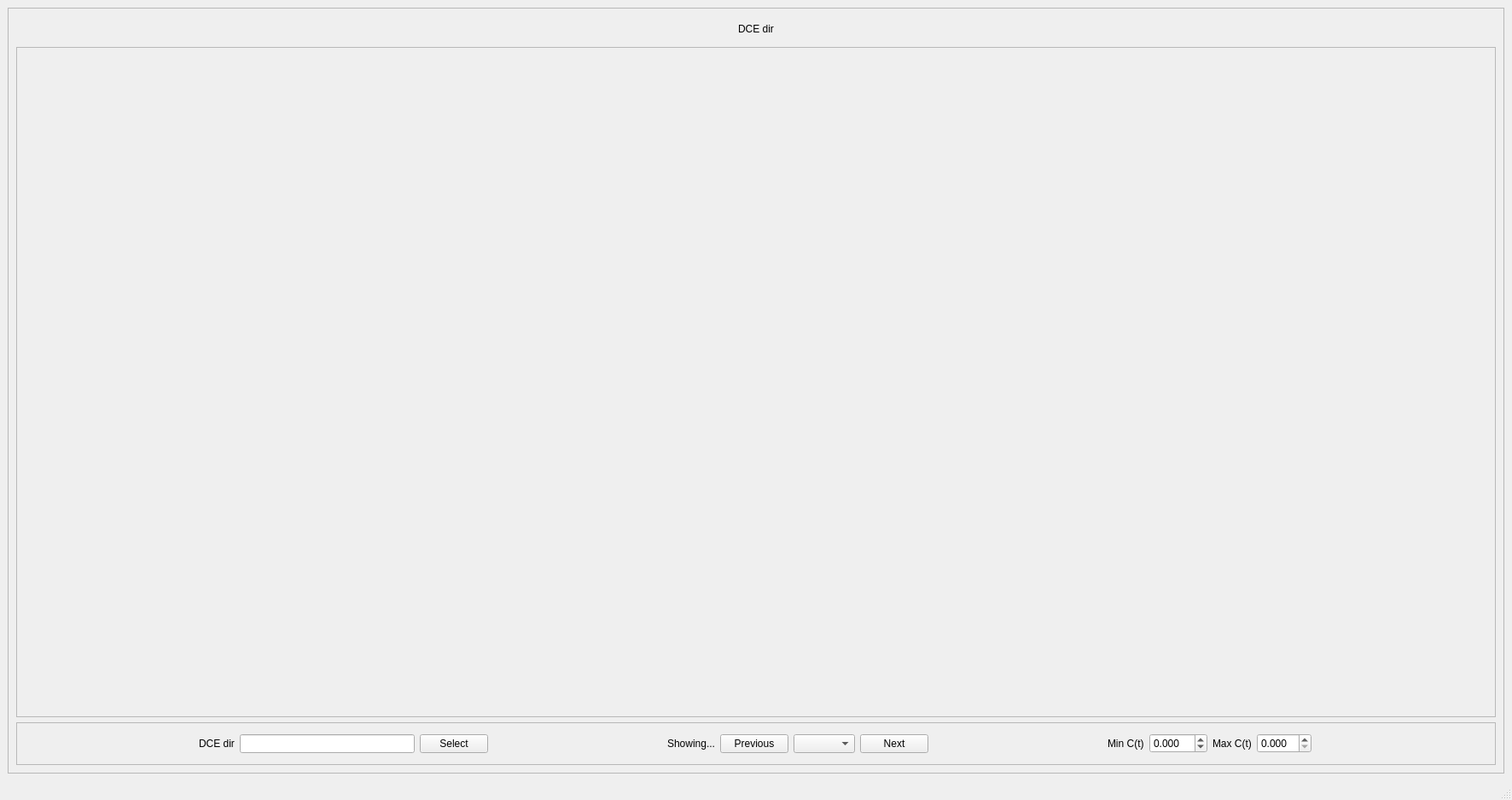
<?xml version="1.0" encoding="UTF-8"?>
<ui version="4.0">
 <class>DCEFitViewer</class>
 <widget class="QMainWindow" name="DCEFitViewer">
  <property name="geometry">
   <rect>
    <x>0</x>
    <y>0</y>
    <width>1772</width>
    <height>937</height>
   </rect>
  </property>
  <property name="windowTitle">
   <string>DCE fit viewer</string>
  </property>
  <widget class="QWidget" name="centralwidget">
   <layout class="QHBoxLayout" name="horizontalLayout">
    <item>
     <widget class="QFrame" name="frame">
      <property name="frameShape">
       <enum>QFrame::StyledPanel</enum>
      </property>
      <property name="frameShadow">
       <enum>QFrame::Raised</enum>
      </property>
      <layout class="QVBoxLayout" name="verticalLayout">
       <item>
        <widget class="QLabel" name="dceDir">
         <property name="maximumSize">
          <size>
           <width>16777215</width>
           <height>30</height>
          </size>
         </property>
         <property name="text">
          <string>DCE dir</string>
         </property>
         <property name="alignment">
          <set>Qt::AlignCenter</set>
         </property>
        </widget>
       </item>
       <item>
        <widget class="QFrame" name="frame_2">
         <property name="frameShape">
          <enum>QFrame::StyledPanel</enum>
         </property>
         <property name="frameShadow">
          <enum>QFrame::Raised</enum>
         </property>
         <layout class="QGridLayout" name="gridLayout_2">
          <item row="2" column="0">
           <widget class="MplWidget" name="dcePlotWidget_11" native="true">
            <property name="minimumSize">
             <size>
              <width>0</width>
              <height>0</height>
             </size>
            </property>
            <property name="maximumSize">
             <size>
              <width>16777215</width>
              <height>16777215</height>
             </size>
            </property>
           </widget>
          </item>
          <item row="0" column="0">
           <widget class="MplWidget" name="dcePlotWidget_1" native="true">
            <property name="minimumSize">
             <size>
              <width>0</width>
              <height>0</height>
             </size>
            </property>
            <property name="maximumSize">
             <size>
              <width>16777215</width>
              <height>16777215</height>
             </size>
            </property>
           </widget>
          </item>
          <item row="1" column="0">
           <widget class="MplWidget" name="dcePlotWidget_6" native="true">
            <property name="minimumSize">
             <size>
              <width>0</width>
              <height>0</height>
             </size>
            </property>
            <property name="maximumSize">
             <size>
              <width>16777215</width>
              <height>16777215</height>
             </size>
            </property>
           </widget>
          </item>
          <item row="0" column="2">
           <widget class="MplWidget" name="dcePlotWidget_2" native="true">
            <property name="minimumSize">
             <size>
              <width>0</width>
              <height>0</height>
             </size>
            </property>
            <property name="maximumSize">
             <size>
              <width>16777215</width>
              <height>16777215</height>
             </size>
            </property>
           </widget>
          </item>
          <item row="1" column="3">
           <widget class="MplWidget" name="dcePlotWidget_8" native="true">
            <property name="minimumSize">
             <size>
              <width>0</width>
              <height>0</height>
             </size>
            </property>
            <property name="maximumSize">
             <size>
              <width>16777215</width>
              <height>16777215</height>
             </size>
            </property>
           </widget>
          </item>
          <item row="1" column="5">
           <widget class="MplWidget" name="dcePlotWidget_10" native="true">
            <property name="minimumSize">
             <size>
              <width>0</width>
              <height>0</height>
             </size>
            </property>
            <property name="maximumSize">
             <size>
              <width>16777215</width>
              <height>16777215</height>
             </size>
            </property>
           </widget>
          </item>
          <item row="2" column="5">
           <widget class="MplWidget" name="dcePlotWidget_15" native="true">
            <property name="minimumSize">
             <size>
              <width>0</width>
              <height>0</height>
             </size>
            </property>
            <property name="maximumSize">
             <size>
              <width>16777215</width>
              <height>16777215</height>
             </size>
            </property>
           </widget>
          </item>
          <item row="0" column="5">
           <widget class="MplWidget" name="dcePlotWidget_5" native="true">
            <property name="minimumSize">
             <size>
              <width>0</width>
              <height>0</height>
             </size>
            </property>
            <property name="maximumSize">
             <size>
              <width>16777215</width>
              <height>16777215</height>
             </size>
            </property>
           </widget>
          </item>
          <item row="1" column="2">
           <widget class="MplWidget" name="dcePlotWidget_7" native="true">
            <property name="minimumSize">
             <size>
              <width>0</width>
              <height>0</height>
             </size>
            </property>
            <property name="maximumSize">
             <size>
              <width>16777215</width>
              <height>16777215</height>
             </size>
            </property>
           </widget>
          </item>
          <item row="2" column="2">
           <widget class="MplWidget" name="dcePlotWidget_12" native="true">
            <property name="minimumSize">
             <size>
              <width>0</width>
              <height>0</height>
             </size>
            </property>
            <property name="maximumSize">
             <size>
              <width>16777215</width>
              <height>16777215</height>
             </size>
            </property>
           </widget>
          </item>
          <item row="2" column="3">
           <widget class="MplWidget" name="dcePlotWidget_13" native="true">
            <property name="minimumSize">
             <size>
              <width>0</width>
              <height>0</height>
             </size>
            </property>
            <property name="maximumSize">
             <size>
              <width>16777215</width>
              <height>16777215</height>
             </size>
            </property>
           </widget>
          </item>
          <item row="2" column="4">
           <widget class="MplWidget" name="dcePlotWidget_14" native="true">
            <property name="minimumSize">
             <size>
              <width>0</width>
              <height>0</height>
             </size>
            </property>
            <property name="maximumSize">
             <size>
              <width>16777215</width>
              <height>16777215</height>
             </size>
            </property>
           </widget>
          </item>
          <item row="1" column="4">
           <widget class="MplWidget" name="dcePlotWidget_9" native="true">
            <property name="minimumSize">
             <size>
              <width>0</width>
              <height>0</height>
             </size>
            </property>
            <property name="maximumSize">
             <size>
              <width>16777215</width>
              <height>16777215</height>
             </size>
            </property>
           </widget>
          </item>
          <item row="0" column="4">
           <widget class="MplWidget" name="dcePlotWidget_4" native="true">
            <property name="minimumSize">
             <size>
              <width>0</width>
              <height>0</height>
             </size>
            </property>
            <property name="maximumSize">
             <size>
              <width>16777215</width>
              <height>16777215</height>
             </size>
            </property>
           </widget>
          </item>
          <item row="0" column="3">
           <widget class="MplWidget" name="dcePlotWidget_3" native="true">
            <property name="minimumSize">
             <size>
              <width>0</width>
              <height>0</height>
             </size>
            </property>
            <property name="maximumSize">
             <size>
              <width>16777215</width>
              <height>16777215</height>
             </size>
            </property>
            <zorder>label_4</zorder>
           </widget>
          </item>
         </layout>
        </widget>
       </item>
       <item>
        <widget class="QFrame" name="frame_3">
         <property name="minimumSize">
          <size>
           <width>0</width>
           <height>0</height>
          </size>
         </property>
         <property name="maximumSize">
          <size>
           <width>16777215</width>
           <height>50</height>
          </size>
         </property>
         <property name="frameShape">
          <enum>QFrame::StyledPanel</enum>
         </property>
         <property name="frameShadow">
          <enum>QFrame::Raised</enum>
         </property>
         <layout class="QHBoxLayout" name="horizontalLayout_2">
          <item>
           <spacer name="horizontalSpacer_2">
            <property name="orientation">
             <enum>Qt::Horizontal</enum>
            </property>
            <property name="sizeHint" stdset="0">
             <size>
              <width>40</width>
              <height>20</height>
             </size>
            </property>
           </spacer>
          </item>
          <item>
           <widget class="QLabel" name="label">
            <property name="text">
             <string>DCE dir</string>
            </property>
           </widget>
          </item>
          <item>
           <widget class="QLineEdit" name="dceDirLineEdit">
            <property name="minimumSize">
             <size>
              <width>0</width>
              <height>0</height>
             </size>
            </property>
           </widget>
          </item>
          <item>
           <widget class="QPushButton" name="dceDirSelectButton">
            <property name="text">
             <string>Select</string>
            </property>
           </widget>
          </item>
          <item>
           <spacer name="horizontalSpacer_4">
            <property name="orientation">
             <enum>Qt::Horizontal</enum>
            </property>
            <property name="sizeHint" stdset="0">
             <size>
              <width>40</width>
              <height>20</height>
             </size>
            </property>
           </spacer>
          </item>
          <item>
           <widget class="QLabel" name="voxelsLabel">
            <property name="text">
             <string>Showing...</string>
            </property>
           </widget>
          </item>
          <item>
           <widget class="QPushButton" name="previousButton">
            <property name="text">
             <string>Previous</string>
            </property>
           </widget>
          </item>
          <item>
           <widget class="QComboBox" name="voxelComboBox"/>
          </item>
          <item>
           <widget class="QPushButton" name="nextButton">
            <property name="text">
             <string>Next</string>
            </property>
           </widget>
          </item>
          <item>
           <spacer name="horizontalSpacer_3">
            <property name="orientation">
             <enum>Qt::Horizontal</enum>
            </property>
            <property name="sizeHint" stdset="0">
             <size>
              <width>40</width>
              <height>20</height>
             </size>
            </property>
           </spacer>
          </item>
          <item>
           <widget class="QLabel" name="label_3">
            <property name="text">
             <string>Min C(t)</string>
            </property>
           </widget>
          </item>
          <item>
           <widget class="QDoubleSpinBox" name="minCtSpinBox">
            <property name="decimals">
             <number>3</number>
            </property>
            <property name="minimum">
             <double>-99.900000000000006</double>
            </property>
            <property name="singleStep">
             <double>0.100000000000000</double>
            </property>
           </widget>
          </item>
          <item>
           <widget class="QLabel" name="label_2">
            <property name="text">
             <string>Max C(t)</string>
            </property>
           </widget>
          </item>
          <item>
           <widget class="QDoubleSpinBox" name="maxCtSpinBox">
            <property name="decimals">
             <number>3</number>
            </property>
            <property name="singleStep">
             <double>0.100000000000000</double>
            </property>
           </widget>
          </item>
          <item>
           <spacer name="horizontalSpacer">
            <property name="orientation">
             <enum>Qt::Horizontal</enum>
            </property>
            <property name="sizeHint" stdset="0">
             <size>
              <width>206</width>
              <height>20</height>
             </size>
            </property>
           </spacer>
          </item>
         </layout>
        </widget>
       </item>
      </layout>
     </widget>
    </item>
   </layout>
  </widget>
  <widget class="QMenuBar" name="menubar">
   <property name="geometry">
    <rect>
     <x>0</x>
     <y>0</y>
     <width>1772</width>
     <height>21</height>
    </rect>
   </property>
  </widget>
  <widget class="QStatusBar" name="statusbar"/>
 </widget>
 <customwidgets>
  <customwidget>
   <class>MplWidget</class>
   <extends>QWidget</extends>
   <header>general/gui_tools/mplwidget.h</header>
   <container>1</container>
  </customwidget>
 </customwidgets>
 <resources/>
 <connections/>
</ui>
